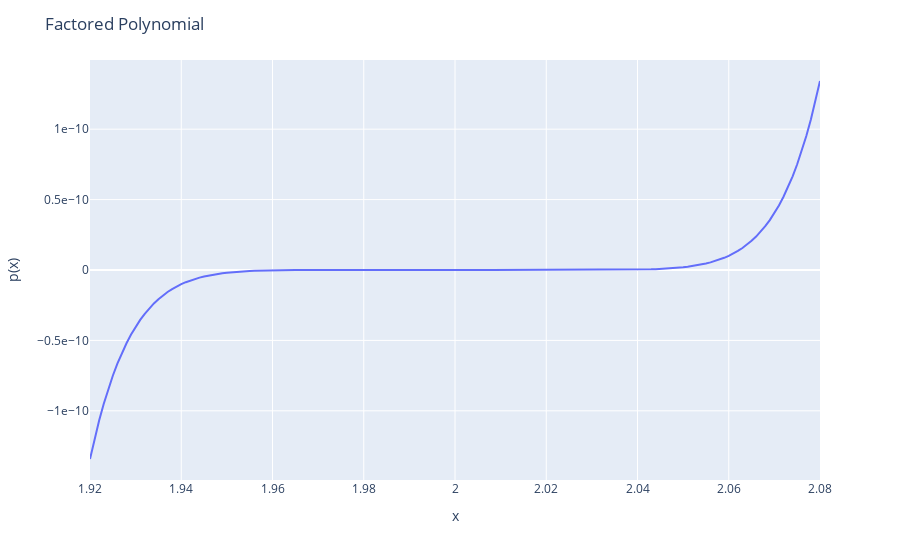

Notebook source saved alongside this figure:
### Code cell
# calculate y using the factored version
y_condensed = (x-2)**9

# Plot!
fig = px.line(x = x, y = y_condensed)
fig.update_layout(
    title="Factored Polynomial",
    xaxis_title="x",
    yaxis_title="p(x)",
        yaxis = dict(
        showexponent = 'all',
        exponentformat = 'e')
)
fig.show()

### Figure 1 — Plotly figure (JSON) as saved in the notebook; plotly's stock layout.template omitted (floating-point values rounded to 4 significant figures; data arrays with more than 128 entries replaced by an {"elided": "..."} marker saying what was removed)
{"data": [{"hovertemplate": "x=%{x}<br>y=%{y}<extra></extra>", "legendgroup": "", "line": {"color": "#636efa", "dash": "solid"}, "marker": {"symbol": "circle"}, "mode": "lines", "name": "", "orientation": "v", "showlegend": false, "type": "scatter", "x": {"elided": "161 float values"}, "xaxis": "x", "y": {"elided": "161 float values"}, "yaxis": "y"}], "layout": {"legend": {"tracegroupgap": 0}, "margin": {"t": 60}, "title": {"text": "Factored Polynomial"}, "xaxis": {"anchor": "y", "domain": [0, 1], "title": {"text": "x"}}, "yaxis": {"anchor": "x", "domain": [0, 1], "exponentformat": "e", "showexponent": "all", "title": {"text": "p(x)"}}}}
